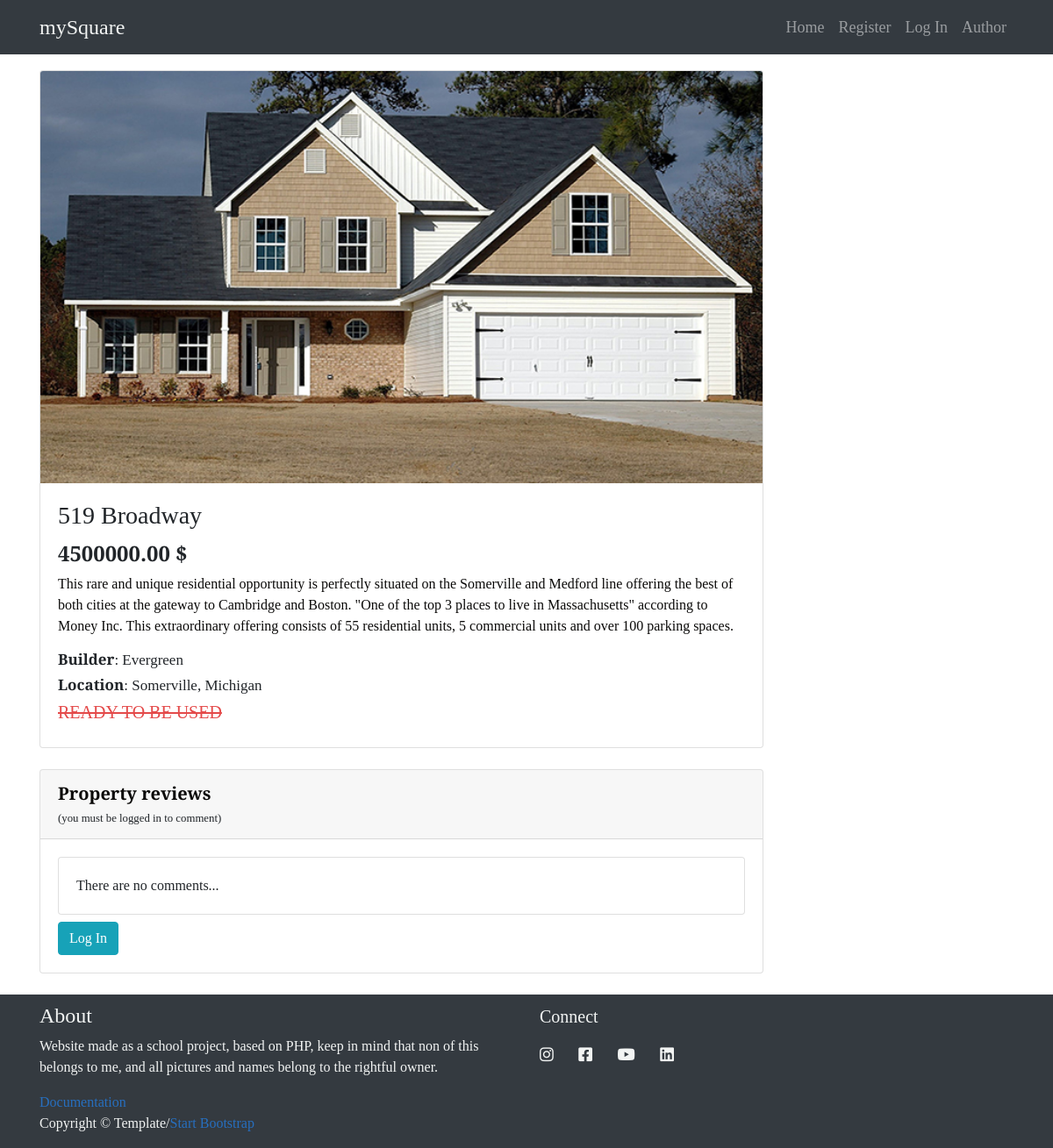
The page /index.php?page=building&&id=3 on the database its author committed.
### tables this page shows
CREATE TABLE `navigation` (
  `navId` int(11) NOT NULL,
  `navName` varchar(32) NOT NULL,
  `href` varchar(99) NOT NULL
);

CREATE TABLE `buildings` (
  `buildingId` int(11) NOT NULL,
  `categoryid` int(11) NOT NULL,
  `builderid` int(11) NOT NULL,
  `name` varchar(29) NOT NULL,
  `info` text NOT NULL,
  `price` decimal(10,2) NOT NULL,
  `location` varchar(99) NOT NULL,
  `underconstruction` bit(1) NOT NULL
);

CREATE TABLE `picture` (
  `buildingId` int(11) NOT NULL,
  `src` varchar(99) NOT NULL,
  `alt` varchar(22) NOT NULL
);

CREATE TABLE `builder` (
  `builderId` int(11) NOT NULL,
  `builderName` varchar(99) NOT NULL,
  `builderEmail` varchar(99) NOT NULL,
  `builderCity` varchar(29) NOT NULL,
  `builderCountry` varchar(29) NOT NULL
);

### models/navigacija/getnav.php (called while the page is built, shortened)
<?php
    function nav_izlogovan(){
        require "config/connection.php";
        $element1 = "Home";
        $element2 = "Register";
        $element3 = "Log In";
        $element4 = "Author";
        if($conn){
            $upit = "SELECT navName as naziv,href as href FROM navigation WHERE navName IN (:element1,:element2,:element3,:element4)";
            $action = $conn->prepare($upit);
            $action->bindParam(":element1",$element1);
            $action->bindParam(":element2",$element2);
            $action->bindParam(":element3",$element3);
            $action->bindParam(":element4",$element4);
            try{
                $uspeh = $action->execute();
                if($uspeh){
                    $elementi = $action->fetchAll();
                    return $elementi;
                }
            }
            catch(PDOException $i){
                echo $i->getMessage();
            }
        }
    }
?>

### models/post/getbuilding.php (called while the page is built)
<?php
        function dohvatiZgradu($id){
            require "config/connection.php";
            $query = "SELECT  b.buildingId as id ,b.name as ime,b.location as lokacija ,b.price as cena ,b.Info as info ,c.builderName as graditelj,b.underconstruction as konstrukcija,p.src as src,p.alt as alt FROM buildings b INNER JOIN builder c ON b.builderId = c.builderId INNER JOIN picture p ON b.buildingid = p.buildingid WHERE b.buildingId = :id";
            $dohvati = $conn->prepare($query);
            $dohvati->bindParam(":id",$id);
            try{
                $akcija = $dohvati->execute();
                $broj = $dohvati->rowCount();
                if(!$akcija ){
                    http_response_code(404);
                }
                else if($broj < 1){
                    header("Location: 404.php");
                }
                else{
                    $zgrada = $dohvati->fetch();
                    return $zgrada;
                }
            }
            catch(PDOException $msg){
                echo $msg;
            }
        }
?>

### views/flexible/building.php (the view, shortened to what this page needs)
<?php
    if(isset($_GET['id'])){
        $id = $_GET['id'];
        include "models/post/getbuilding.php";
        $zgrada = dohvatiZgradu($id);
    }
    else{
        header("Location:../../index.php");
    }
?>
 <div class="container">
<div class="row">
    <div class="col-lg-9">
            <div class="card mt-4">
            <img class="card-img-top img-fluid" src="assets/img/<?php echo $zgrada['src'];?>" alt="<?php echo $zgrada['alt'];?>">
            <div class="card-body">
                <h3 class="card-title naslovzgrade"><?php echo $zgrada['ime'];?></h3>
                <h4 class="cenazgrade"><?php echo $zgrada['cena'];?> $</h4>
                <p class="card-text"><?php echo $zgrada['info'];?></p>
                <h6 class="ozgradi"><b>Builder</b>: <?php echo $zgrada['graditelj'];?></h6>
                <h6 class="ozgradi"><b>Location</b>: <?php echo $zgrada['lokacija'];?></h6>
                <h6>
                    <?php
                        $konstrukcija = $zgrada['konstrukcija'];
                        if($konstrukcija){
                            echo "<del>READY TO BE USED</del>";
                        }
                        else{
                            echo "<h5 class='spremno'>READY TO BE USED</h5>";
                        }
                    ?>
                </h6>
            </div>
            </div>
            <div class="card card-outline-secondary my-4">
                <div class="card-header">
                    <span id="naslov-komentar">Property reviews</span></br>
                    <small>(you must be logged in to comment)</small>
                </div>
                <div class="card-body">
                    <?php
                        include "models/komentari/dohvaranjekom.php";
                    ?>
                    <?php
                        if(isset($_SESSION['user'])){
                           dmgKom($id);
                        }
                        else{
                            echo '<a href="index.php?page=login" class="btn btn-info">Log In</a>';
                        }
                    ?>
                </div>
                </div>
    </div>
</div>
</div>

### views/fixed/nav.php (shortened to what this page needs)
<?php
  include "models/navigacija/getnav.php";
  $nav_izlogovan = nav_izlogovan();
?>
<nav class="navbar navbar-expand-lg navbar-dark bg-dark fixed-top">
    <div class="container">
      <a class="navbar-brand" href="index.php">mySquare</a>
      <div class="collapse navbar-collapse" id="navbarResponsive">
            <?php  if(!isset($_SESSION['user'])){?>
              <ul class="navbar-nav ml-auto">
              <?php foreach($nav_izlogovan as $nav) :?>
              <li class="nav-item">
                <a class="nav-link" href="<?=$nav['href']?>"><?=$nav['naziv']?></a>
              </li>
              <?php endforeach; ?>
            </ul>
            <?php } ?>
      </div>
    </div>
  </nav>

### assets/css/main.css (style rules this page uses)
body { padding-top: 56px; font-family: 'Crimson Pro', serif; }
.navbar-dark .navbar-nav .nav-link { font-size: 18px; }
.navbar-dark .navbar-brand { font-size: 24px; }
a { color:#276FBF; }
p { color:#0A0908; }
.navbar-dark .navbar-brand { color:#F2F4F3; }
del { color:rgb(228, 74, 74); font-size: 20px; }
.ozgradi { font-size: 17px; margin-top: 3px; }
#naslov-komentar { font-size: 20px; color:#0A0908; font-weight: bold; }
.bg-dark { background-color: #22333B; }
.cenazgrade { font-weight:bold; }

### rows shown on the page
navigation: navName "Home"
navigation: navName "Register"
navigation: navName "Log In"
navigation: navName "Author"
buildings: picture.src (picture), name "519 Broadway", price "4500000.00", info "This rare and unique residential opportunity is perfectly situated on the Somerville and Medford line offering the best of both cities at the gateway to Cambridge and Boston. \"One of the top 3 places to live in Massachusetts\" according to Money Inc. This extraordinary offering consists of 55 residential units, 5 commercial units and over 100 parking spaces.", builderid.builderName "Evergreen", location "Somerville, Michigan"
